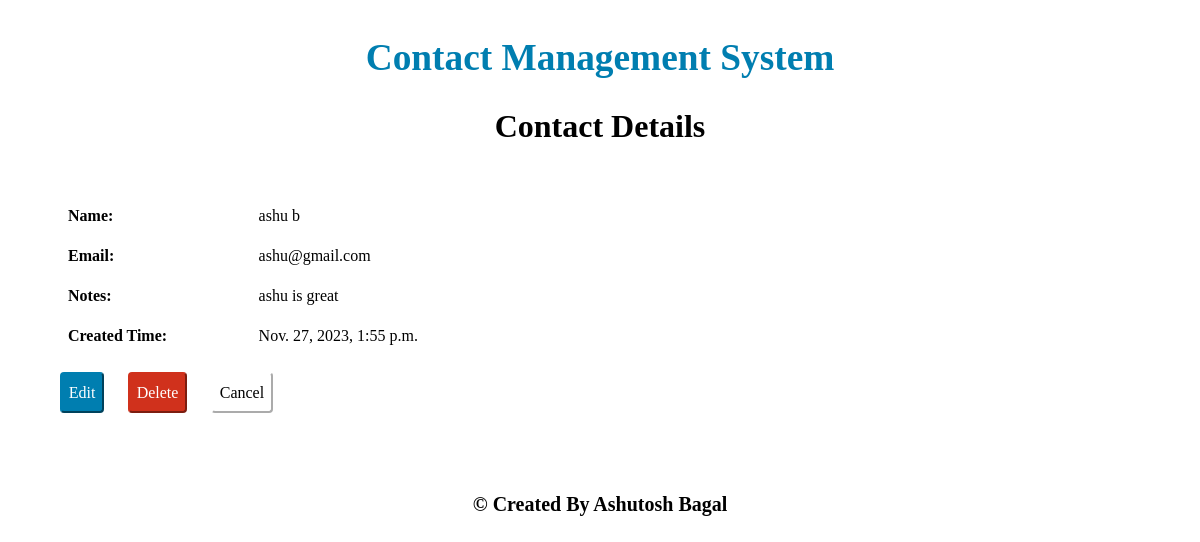
Screenshot of /contact_details/3 with the database file from the repository.
### Contact_management/models.py (models this page shows, shortened)
class contacts(models.Model):
    name = models.CharField(max_length=30)
    email=models.EmailField(max_length=30)
    notes=models.TextField()
    time = models.DateTimeField(auto_now_add=True)

### Contact_management/views.py (the view)
# urls.py: path('contact_details/<con_id>',views.contact_details,name="contact_details"),
def contact_details(request, con_id):
	contact_record = contacts.objects.get(id = con_id)
	if request.method == 'POST':
		print(">>>>>>>>>>>detail>>>>>>")
		contact_record.delete()
		return redirect("home")
	return render(request, "contact_details.html", {"contact_record" : contact_record})

### Contact_management/templates/contact_details.html (shortened to what this page needs)
{% extends 'header.html' %}
{% load static %}
{% block content %}
<!DOCTYPE html>
<html lang="en">
<head>
    <link href="https://cdn.jsdelivr.net/npm/bootstrap@5.3.2/dist/css/bootstrap.min.css" rel="stylesheet"
 />
    <link rel="stylesheet" href="{% static 'base_style.css' %}">
</head>
<body>
    <div class="body">
        <div class="sub-header">Contact Details</div>
        <br>
        <table class="table table-borderless">
            <colgroup>
                <col span="1" style="width: 15%;">
                <col span="1" style="width: 70%;">
             </colgroup>
            <tbody>
                <tr>
                    <th scope="col">Name: </th>
                    <td>{{contact_record.name}}</td>
                </tr>
                <tr>
                    <th scope="col">Email: </th>
                    <td>{{contact_record.email}}</td>
                </tr>
                <tr>
                    <th scope="col">Notes: </th>
                    <td>{{contact_record.notes}}</td>
                </tr>
                <tr>
                    <th scope="col">Created Time: </th>
                    <td>{{contact_record.time}}</td>
                </tr>
            </tbody>
        </table>
        <a href="{% url 'update_contact' contact_record.id %}"><button type="button" class="color-button" >Edit</button></a>
        <a href="{% url 'delete_contact' contact_record.id %}"><button type="button" class="delete-button" >Delete</button></a>
        <a href="{% url 'home' %}"><button type="button" class="cancel-button" >Cancel</button></a>
</body>
</html>
{% endblock %}

### Contact_management/static/base_style.css (style rules this page uses)
body { font-family: Georgia, serif; color: black; margin-top: 3%; margin-bottom: 3%; margin-left: 5%; margin-right: 5%; }
.color-button { font-family: Georgia, serif; color: white; background-color: #007eb0; border-radius: 4px; padding: 5pt; border-color: #007eb0; margin-right: 15pt; }
.cancel-button { font-family: Georgia, serif; color: black; background-color: white; border-radius: 4px; padding: 5pt; border-color: white; margin-right: 15pt; }
.delete-button { font-family: Georgia, serif; color: white; background-color: #d0311c; border-radius: 4px; padding: 5pt; border-color: #d0311c; margin-right: 15pt; }
.sub-header { font-family: Georgia, serif; color: black; font-size: 24pt; font-weight: bold; text-align: center; margin-top: 2%; margin-bottom: 2%; }

### rows the page displays
contacts: name "ashu b", email "ashu@gmail.com", notes "ashu is great", time "Nov. 27, 2023, 1:55 p.m."
